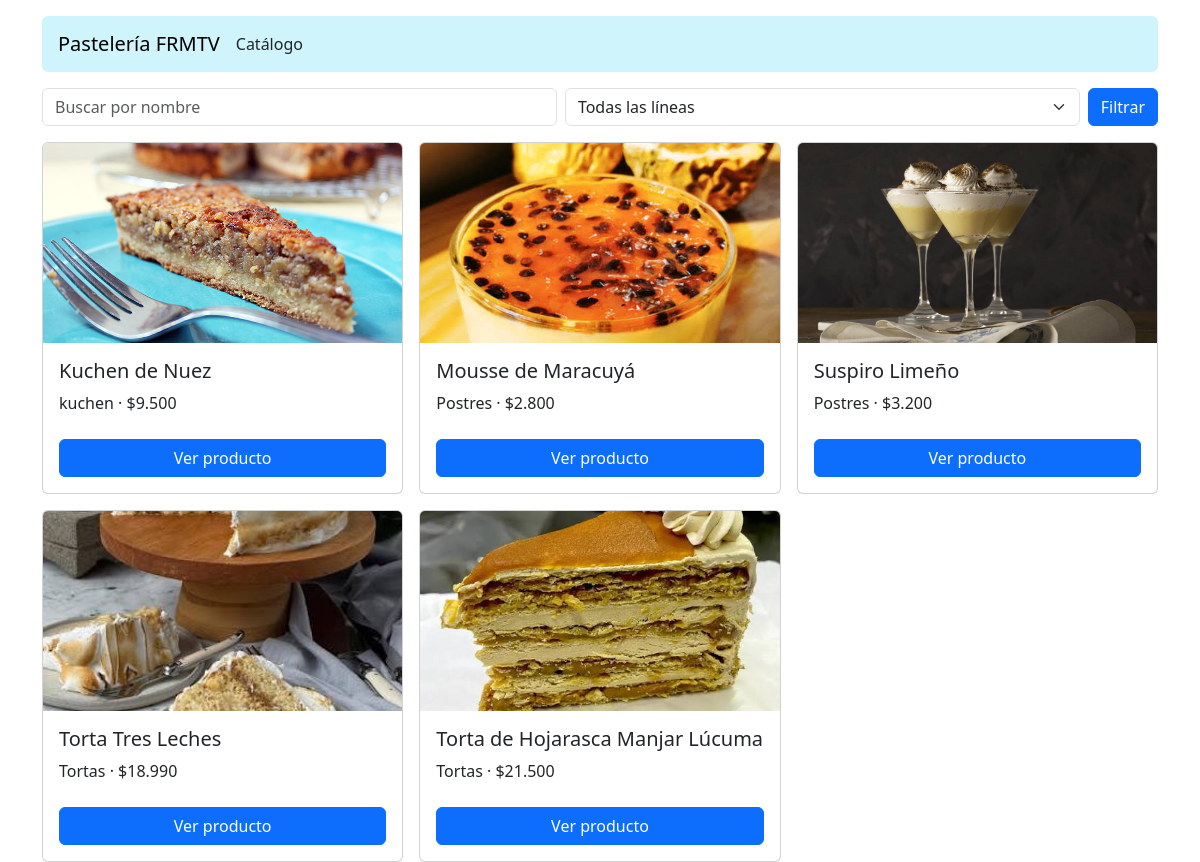
The app's page /, older data.
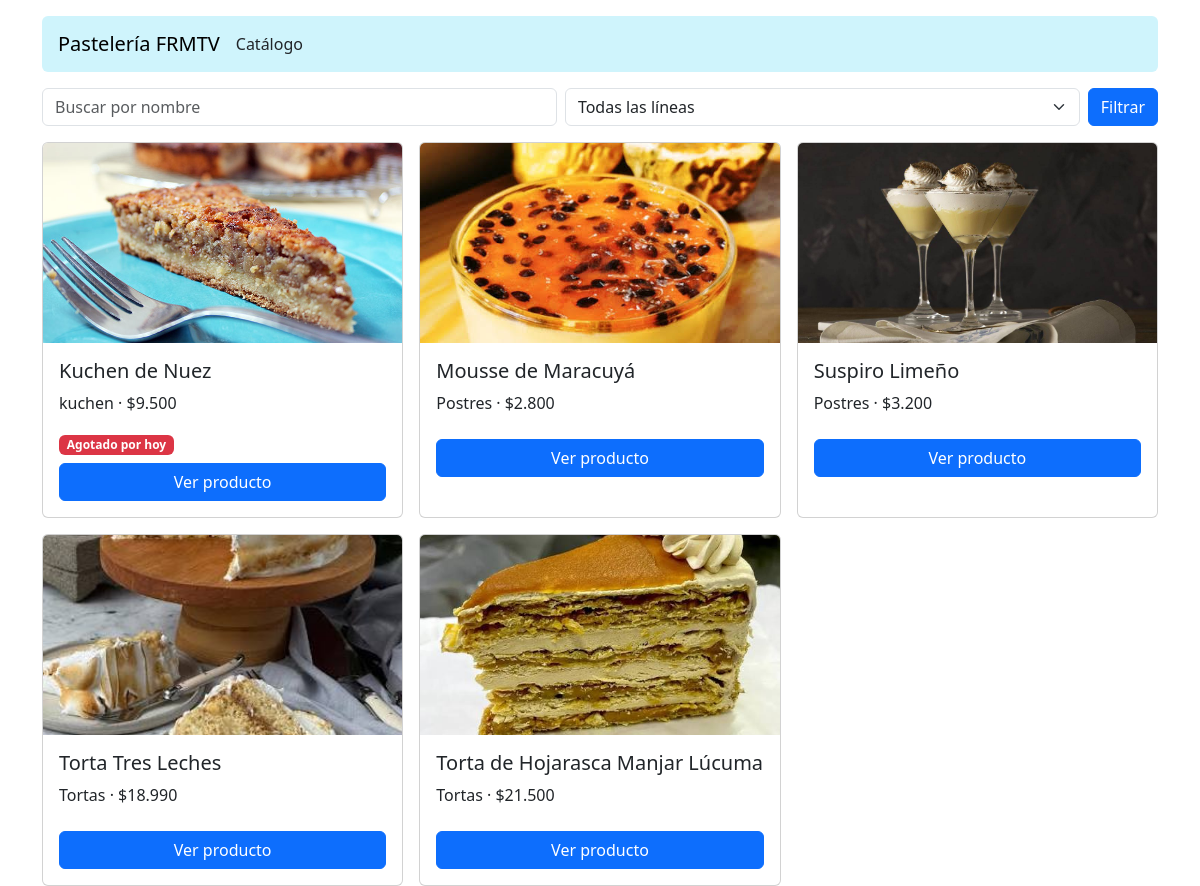
The same page, newer data.
### catalogo/models.py (models this page shows, shortened)
class producto(models.Model):
    nombre = models.CharField(max_length=50)
    linea = models.ForeignKey(linea, on_delete=models.CASCADE, related_name='productos')
    precio = models.PositiveIntegerField()
    imagen = models.ImageField(upload_to='imagenes/', blank=True, null=True)
    apto_celiacos = models.BooleanField(default=False)
    cantidad = models.PositiveSmallIntegerField(verbose_name='porciones')
    disponibilidad = models.BooleanField(default=True)
    stock_dia = models.PositiveIntegerField(verbose_name='stock del día')
    class Meta:
        ordering = ['nombre']
        verbose_name_plural = 'productos de la pasteleria'
    @property
    def agotado(self):
        return self.stock_dia == 0

class linea(models.Model):
    nombre = models.CharField(max_length=50, unique=True)
    def __str__(self):
        return self.nombre

### catalogo/views.py (the view)
# urls.py: path('', views.index),
def index(request):
    productos = producto.objects.filter(disponibilidad=True).select_related('linea')
    q = request.GET.get('q', '').strip()
    linea_id = request.GET.get('linea', '')
    if q:
        productos = productos.filter(nombre__icontains=q)
    if linea_id.isdigit():
        productos = productos.filter(linea_id=linea_id)
    return render(request, 'index.html', {
        'productos': productos,
        'lineas': linea.objects.all(),
        'q': q,
        'linea_sel': linea_id,
    })

### catalogo/templatetags/formato.py (called while the page is built)
@register.filter
def clp(valor):
    try:
        return '$' + f'{int(valor):,}'.replace(',', '.')
    except (TypeError, ValueError):
        return ''

### templates/index.html (shortened to what this page needs)
{% extends 'base.html' %}
{% load formato %}
{% block contenido %}
<form method="get" class="row g-2 mb-3">
  <div class="col"><input name="q" value="{{ q }}" class="form-control" placeholder="Buscar por nombre"></div>
  <div class="col">
    <select name="linea" class="form-select">
      <option value="">Todas las líneas</option>
    </select>
  </div>
  <div class="col-auto"><button class="btn btn-primary">Filtrar</button></div>
</form>
<div class="row row-cols-3 g-3">
  {% for p in productos %}
  <div class="col">
    <div class="card h-100">
      {% if p.imagen %}<img src="{{ p.imagen.url }}" class="card-img-top" style="height:200px;object-fit:cover" alt="{{ p.nombre }}">{% endif %}
      <div class="card-body">
        <h5 class="card-title">{{ p.nombre }}</h5>
        <p class="card-text">{{ p.linea }} · {{ p.precio|clp }}</p>
        {% if p.agotado %}
          <span class="badge text-bg-danger">Agotado por hoy</span>
        {% endif %}
        <a class="btn btn-primary w-100 mt-2" href="{% url 'detalle' p.id %}">Ver producto</a>
      </div>
    </div>
  </div>
  {% empty %}
  <div class="alert alert-warning text-center">No hay productos disponibles</div>
  {% endfor %}
</div>
{% endblock %}

### templates/base.html (shortened to what this page needs)
<!doctype html>
<html lang="es-CL" data-bs-theme="light">
<head>
  <link href="https://cdn.jsdelivr.net/npm/bootstrap@5.3.8/dist/css/bootstrap.min.css" rel="stylesheet">
</head>
<body class="container mt-3">
  <nav class="navbar navbar-expand bg-info-subtle rounded mb-3 px-3">
    <a class="navbar-brand" href="/">Pastelería FRMTV</a>
    <a class="nav-link" href="/">Catálogo</a>
  </nav>
  <main>{% block contenido %}{% endblock %}</main>
</body>
</html>

Row changes from the older to the newer data that the page shows:
changed producto "Kuchen de Nuez": now shows "Agotado por hoy"
